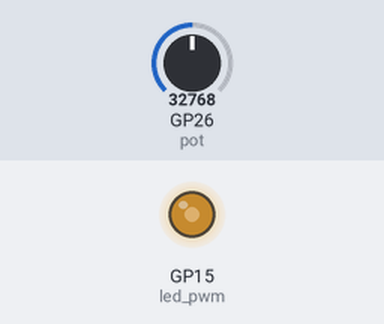
The program below on a simulated Raspberry Pi Pico running MicroPython. Parts: output pins drawn as LEDs (lit = HIGH). The inputs (shaded band) are chosen by the test bench; at power-on: GP26 (pot) = 32768 (analog values on the 0–65535 scale). What the program prints to the serial console is not drawn.

Above: at 1.2 s.
1.3 s: GP26 (pot) set to 45874
At 2.7 s:
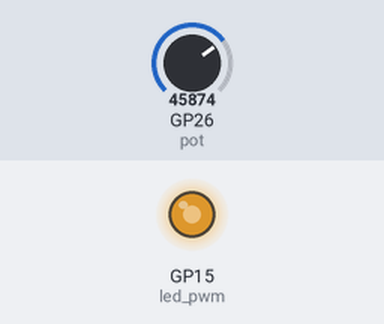
3.0 s: GP26 (pot) set to 57670
At 4.0 s:
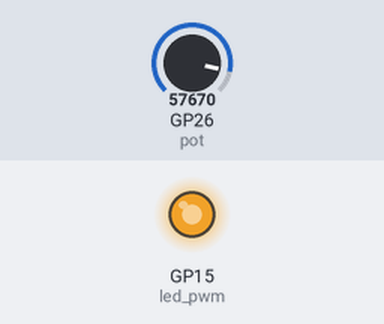
4.5 s: GP26 (pot) set to 7864
At 5.3 s:
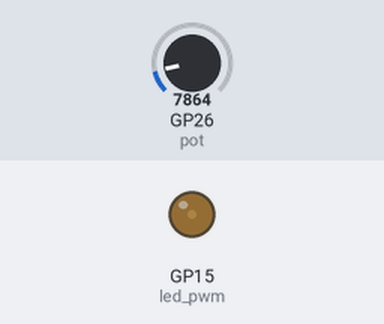
6.0 s: GP26 (pot) set to 0
At 6.4 s:
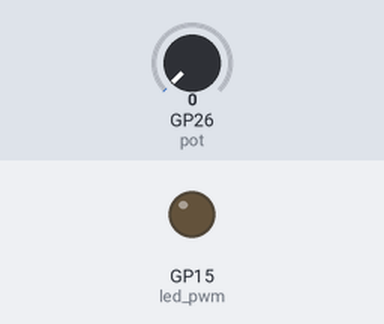
Timing chart, 0 to 8.5 s (numbered marks = the images above; inputs shaded):
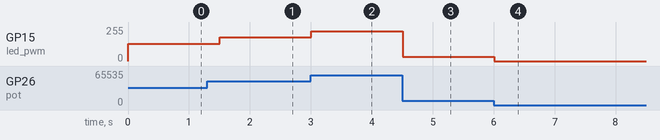

The program:

bonus_pwm.py
```python
# PWM điều khiển độ sáng LED — MicroPython (Wokwi — Raspberry Pi Pico)
# Tác giả: Phạm Thanh Sang — N23DCCI064
# Mô tả: Dùng PWM điều khiển độ sáng LED đỏ theo giá trị biến trở

from machine import Pin, ADC, PWM
import time

# Khởi tạo ADC và PWM
pot = ADC(Pin(26))
led_pwm = PWM(Pin(15), freq=1000)

print("=== PWM ĐIỀU KHIỂN ĐỘ SÁNG LED ===")

while True:
    raw = pot.read_u16()
    led_pwm.duty_u16(raw)
    pct = raw / 65535 * 100
    print(f"ADC: {raw} — PWM: {raw} — Độ sáng: {pct:.1f}%")
    time.sleep(0.5)
```

Measured:
- after the input at 1.3 s, GP15 (led_pwm): 128/255 → 178/255 after 0.20 s
- after the input at 3.0 s, GP15 (led_pwm): 178/255 → 224/255 at once
- after the input at 4.5 s, GP15 (led_pwm): 224/255 → 31/255 at once
- after the input at 6.0 s, GP15 (led_pwm): 31/255 → 0/255 at once
